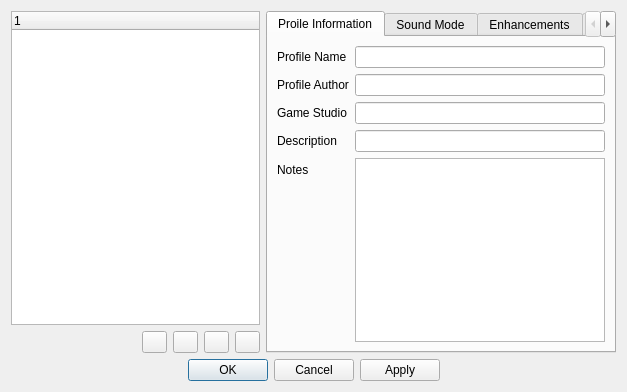
<?xml version="1.0" encoding="UTF-8"?>
<ui version="4.0">
 <class>ProfileSettingsWindow</class>
 <widget class="QDialog" name="ProfileSettingsWindow">
  <property name="geometry">
   <rect>
    <x>0</x>
    <y>0</y>
    <width>627</width>
    <height>392</height>
   </rect>
  </property>
  <property name="windowTitle">
   <string>Dialog</string>
  </property>
  <layout class="QVBoxLayout" name="verticalLayout">
   <item>
    <layout class="QHBoxLayout" name="horizontalLayout">
     <item>
      <layout class="QVBoxLayout" name="verticalLayout_2">
       <item>
        <widget class="QTreeWidget" name="treeWidget">
         <property name="columnCount">
          <number>1</number>
         </property>
         <column>
          <property name="text">
           <string notr="true">1</string>
          </property>
         </column>
        </widget>
       </item>
       <item>
        <layout class="QHBoxLayout" name="horizontalLayout_2">
         <item>
          <spacer name="horizontalSpacer">
           <property name="orientation">
            <enum>Qt::Orientation::Horizontal</enum>
           </property>
           <property name="sizeHint" stdset="0">
            <size>
             <width>40</width>
             <height>20</height>
            </size>
           </property>
          </spacer>
         </item>
         <item>
          <widget class="QPushButton" name="pushButton">
           <property name="maximumSize">
            <size>
             <width>25</width>
             <height>25</height>
            </size>
           </property>
           <property name="toolTip">
            <string>Create new profile.</string>
           </property>
           <property name="text">
            <string/>
           </property>
           <property name="icon">
            <iconset resource="resources/resources.qrc">
             <normaloff>:/icons/profile-create.ico</normaloff>:/icons/profile-create.ico</iconset>
           </property>
           <property name="flat">
            <bool>false</bool>
           </property>
          </widget>
         </item>
         <item>
          <widget class="QPushButton" name="pushButton_2">
           <property name="maximumSize">
            <size>
             <width>25</width>
             <height>25</height>
            </size>
           </property>
           <property name="toolTip">
            <string>Duplicate the current profile.</string>
           </property>
           <property name="text">
            <string/>
           </property>
           <property name="icon">
            <iconset resource="resources/resources.qrc">
             <normaloff>:/icons/profile-duplicate.ico</normaloff>:/icons/profile-duplicate.ico</iconset>
           </property>
          </widget>
         </item>
         <item>
          <widget class="QPushButton" name="pushButton_3">
           <property name="maximumSize">
            <size>
             <width>25</width>
             <height>25</height>
            </size>
           </property>
           <property name="toolTip">
            <string>Delete the current profile.</string>
           </property>
           <property name="text">
            <string/>
           </property>
           <property name="icon">
            <iconset resource="resources/resources.qrc">
             <normaloff>:/icons/profile-delete.ico</normaloff>:/icons/profile-delete.ico</iconset>
           </property>
          </widget>
         </item>
         <item>
          <widget class="QPushButton" name="pushButton_4">
           <property name="maximumSize">
            <size>
             <width>25</width>
             <height>25</height>
            </size>
           </property>
           <property name="toolTip">
            <string>Load the selected profile.</string>
           </property>
           <property name="text">
            <string/>
           </property>
           <property name="icon">
            <iconset resource="resources/resources.qrc">
             <normaloff>:/icons/profile-select.ico</normaloff>:/icons/profile-select.ico</iconset>
           </property>
          </widget>
         </item>
        </layout>
       </item>
      </layout>
     </item>
     <item>
      <widget class="QTabWidget" name="tabWidget">
       <property name="currentIndex">
        <number>0</number>
       </property>
       <widget class="QWidget" name="tab_4">
        <attribute name="title">
         <string>Proile Information</string>
        </attribute>
        <layout class="QFormLayout" name="formLayout_3">
         <item row="1" column="0">
          <widget class="QLabel" name="label_2">
           <property name="text">
            <string>Profile Author</string>
           </property>
          </widget>
         </item>
         <item row="1" column="1">
          <widget class="QLineEdit" name="lineEditProfileAuthor"/>
         </item>
         <item row="3" column="0">
          <widget class="QLabel" name="label_3">
           <property name="text">
            <string>Description</string>
           </property>
          </widget>
         </item>
         <item row="3" column="1">
          <widget class="QLineEdit" name="lineEditDescription"/>
         </item>
         <item row="4" column="1">
          <widget class="QPlainTextEdit" name="plainTextEditNotes"/>
         </item>
         <item row="4" column="0">
          <widget class="QLabel" name="label_4">
           <property name="text">
            <string>Notes</string>
           </property>
          </widget>
         </item>
         <item row="2" column="0">
          <widget class="QLabel" name="label_5">
           <property name="text">
            <string>Game Studio</string>
           </property>
          </widget>
         </item>
         <item row="2" column="1">
          <widget class="QLineEdit" name="lineEditGameStudio"/>
         </item>
         <item row="0" column="1">
          <widget class="QLineEdit" name="lineEditProfileName"/>
         </item>
         <item row="0" column="0">
          <widget class="QLabel" name="label_9">
           <property name="text">
            <string>Profile Name</string>
           </property>
          </widget>
         </item>
        </layout>
       </widget>
       <widget class="QWidget" name="tab_2">
        <attribute name="title">
         <string>Sound Mode</string>
        </attribute>
        <layout class="QFormLayout" name="formLayout_2">
         <item row="0" column="0">
          <widget class="QCheckBox" name="checkBoxVol">
           <property name="text">
            <string>Manual PCM volume</string>
           </property>
          </widget>
         </item>
         <item row="0" column="1">
          <widget class="QSpinBox" name="spinBoxVol">
           <property name="maximum">
            <number>15</number>
           </property>
          </widget>
         </item>
         <item row="1" column="0">
          <widget class="QCheckBox" name="checkBoxRev">
           <property name="text">
            <string>Manual reverb depth</string>
           </property>
          </widget>
         </item>
         <item row="2" column="0">
          <widget class="QCheckBox" name="checkBoxFreq">
           <property name="text">
            <string>Manual PCM frequency</string>
           </property>
          </widget>
         </item>
         <item row="3" column="0">
          <widget class="QCheckBox" name="checkBoxChn">
           <property name="text">
            <string>Manual PCM channels</string>
           </property>
          </widget>
         </item>
         <item row="1" column="1">
          <widget class="QSpinBox" name="spinBoxRev">
           <property name="maximum">
            <number>127</number>
           </property>
          </widget>
         </item>
         <item row="3" column="1">
          <widget class="QSpinBox" name="spinBoxChn">
           <property name="minimum">
            <number>1</number>
           </property>
           <property name="maximum">
            <number>12</number>
           </property>
          </widget>
         </item>
         <item row="4" column="0">
          <widget class="QCheckBox" name="checkBoxDac">
           <property name="text">
            <string>Manual DAC config</string>
           </property>
          </widget>
         </item>
         <item row="4" column="1">
          <widget class="QComboBox" name="comboBoxDac"/>
         </item>
         <item row="2" column="1">
          <widget class="QComboBox" name="comboBoxFreq"/>
         </item>
        </layout>
       </widget>
       <widget class="QWidget" name="tab_5">
        <attribute name="title">
         <string>Enhancements</string>
        </attribute>
        <layout class="QGridLayout" name="gridLayout_2">
         <item row="5" column="0">
          <widget class="QLabel" name="label_14">
           <property name="layoutDirection">
            <enum>Qt::LayoutDirection::LeftToRight</enum>
           </property>
           <property name="text">
            <string>Accurate CH3 Quantization</string>
           </property>
          </widget>
         </item>
         <item row="6" column="0">
          <widget class="QLabel" name="label_15">
           <property name="text">
            <string>Accurate CH3 Volume</string>
           </property>
          </widget>
         </item>
         <item row="1" column="0">
          <widget class="QLabel" name="label_11">
           <property name="text">
            <string>PCM Resampler (fixed)</string>
           </property>
          </widget>
         </item>
         <item row="6" column="1">
          <widget class="QCheckBox" name="checkBoxCh3Vol">
           <property name="text">
            <string/>
           </property>
          </widget>
         </item>
         <item row="7" column="1">
          <widget class="QCheckBox" name="checkBoxPsgSus">
           <property name="text">
            <string/>
           </property>
          </widget>
         </item>
         <item row="2" column="0">
          <widget class="QLabel" name="label_12">
           <property name="text">
            <string>Reverb Algorithm</string>
           </property>
          </widget>
         </item>
         <item row="1" column="2">
          <widget class="QPushButton" name="pushButtonResTypeFixed">
           <property name="text">
            <string>Reset</string>
           </property>
          </widget>
         </item>
         <item row="7" column="0">
          <widget class="QLabel" name="label_16">
           <property name="text">
            <string>Emulate PSG Sustain Bug</string>
           </property>
          </widget>
         </item>
         <item row="2" column="1">
          <widget class="QComboBox" name="comboBoxRevAlgo"/>
         </item>
         <item row="7" column="2">
          <widget class="QPushButton" name="pushButtonPsgSus">
           <property name="text">
            <string>Reset</string>
           </property>
          </widget>
         </item>
         <item row="6" column="2">
          <widget class="QPushButton" name="pushButtonCh3Vol">
           <property name="text">
            <string>Reset</string>
           </property>
          </widget>
         </item>
         <item row="0" column="0">
          <widget class="QLabel" name="label_10">
           <property name="text">
            <string>PCM Resampler (normal)</string>
           </property>
          </widget>
         </item>
         <item row="0" column="2">
          <widget class="QPushButton" name="pushButtonResTypeNormal">
           <property name="text">
            <string>Reset</string>
           </property>
          </widget>
         </item>
         <item row="2" column="2">
          <widget class="QPushButton" name="pushButtonRevAlgo">
           <property name="text">
            <string>Reset</string>
           </property>
          </widget>
         </item>
         <item row="5" column="1">
          <widget class="QCheckBox" name="checkBoxCh3Quant">
           <property name="text">
            <string/>
           </property>
          </widget>
         </item>
         <item row="5" column="2">
          <widget class="QPushButton" name="pushButtonCh3Quant">
           <property name="text">
            <string>Reset</string>
           </property>
          </widget>
         </item>
         <item row="1" column="1">
          <widget class="QComboBox" name="comboBoxResTypeFixed"/>
         </item>
         <item row="3" column="2">
          <widget class="QPushButton" name="pushButtonDmaBufLen">
           <property name="text">
            <string>Reset</string>
           </property>
          </widget>
         </item>
         <item row="3" column="1">
          <widget class="QSpinBox" name="spinBoxDmaBufLen">
           <property name="minimum">
            <number>1584</number>
           </property>
           <property name="maximum">
            <number>32768</number>
           </property>
           <property name="value">
            <number>1584</number>
           </property>
          </widget>
         </item>
         <item row="0" column="1">
          <widget class="QComboBox" name="comboBoxResTypeNormal"/>
         </item>
         <item row="3" column="0">
          <widget class="QLabel" name="label_13">
           <property name="text">
            <string>DMA PCM Buffer Size</string>
           </property>
          </widget>
         </item>
         <item row="4" column="0">
          <widget class="QLabel" name="label_17">
           <property name="text">
            <string>PSG Polyphony</string>
           </property>
          </widget>
         </item>
         <item row="4" column="1">
          <widget class="QComboBox" name="comboBoxPsgPoly"/>
         </item>
         <item row="4" column="2">
          <widget class="QPushButton" name="pushButtonPsgPoly">
           <property name="text">
            <string>Reset</string>
           </property>
          </widget>
         </item>
        </layout>
       </widget>
       <widget class="QWidget" name="tab">
        <attribute name="title">
         <string>Game Tables</string>
        </attribute>
        <layout class="QVBoxLayout" name="verticalLayout_4">
         <item>
          <widget class="QGroupBox" name="groupBox">
           <property name="toolTip">
            <string>Manually specify songtable properties. Change with caution!</string>
           </property>
           <property name="title">
            <string>Songtable</string>
           </property>
           <layout class="QFormLayout" name="formLayout">
            <item row="0" column="0">
             <widget class="QCheckBox" name="checkBoxSongTable">
              <property name="toolTip">
               <string>Enable to not use the automatic songtable scanner. Requires the songtable's position.</string>
              </property>
              <property name="text">
               <string>Manual songtable position</string>
              </property>
             </widget>
            </item>
            <item row="1" column="0">
             <widget class="QCheckBox" name="checkBoxSongCount">
              <property name="toolTip">
               <string>Enable to not use the automatic songtable scanner. Requires the amount of songs the song table contains.</string>
              </property>
              <property name="text">
               <string>Manual song count</string>
              </property>
             </widget>
            </item>
            <item row="1" column="1">
             <widget class="QSpinBox" name="spinBoxSongCount">
              <property name="maximum">
               <number>65534</number>
              </property>
             </widget>
            </item>
            <item row="2" column="0">
             <widget class="QLabel" name="label">
              <property name="toolTip">
               <string>Specify which songtable to load if the game contains multiple. Only applicable for automatic songtable position.</string>
              </property>
              <property name="text">
               <string>Songtable index</string>
              </property>
             </widget>
            </item>
            <item row="2" column="1">
             <widget class="QSpinBox" name="spinBoxTableIndex">
              <property name="maximum">
               <number>8</number>
              </property>
             </widget>
            </item>
            <item row="0" column="1">
             <widget class="QSpinBox" name="spinBoxSongTable">
              <property name="prefix">
               <string notr="true">0x</string>
              </property>
              <property name="maximum">
               <number>33554424</number>
              </property>
              <property name="singleStep">
               <number>4</number>
              </property>
              <property name="displayIntegerBase">
               <number>16</number>
              </property>
             </widget>
            </item>
           </layout>
          </widget>
         </item>
         <item>
          <widget class="QGroupBox" name="groupBoxPlayerTable">
           <property name="toolTip">
            <string>Enable to manually specify the music player config. Change with caution!</string>
           </property>
           <property name="title">
            <string>Custom Playertable</string>
           </property>
           <property name="checkable">
            <bool>true</bool>
           </property>
           <property name="checked">
            <bool>false</bool>
           </property>
           <layout class="QGridLayout" name="gridLayout">
            <item row="1" column="3">
             <widget class="QPushButton" name="pushButtonPlayerRemove">
              <property name="text">
               <string/>
              </property>
              <property name="icon">
               <iconset resource="resources/resources.qrc">
                <normaloff>:/icons/playlist-remove.ico</normaloff>:/icons/playlist-remove.ico</iconset>
              </property>
             </widget>
            </item>
            <item row="1" column="1">
             <spacer name="horizontalSpacer_3">
              <property name="orientation">
               <enum>Qt::Orientation::Horizontal</enum>
              </property>
              <property name="sizeHint" stdset="0">
               <size>
                <width>40</width>
                <height>20</height>
               </size>
              </property>
             </spacer>
            </item>
            <item row="1" column="2">
             <widget class="QPushButton" name="pushButtonPlayerAdd">
              <property name="text">
               <string/>
              </property>
              <property name="icon">
               <iconset resource="resources/resources.qrc">
                <normaloff>:/icons/playlist-add.ico</normaloff>:/icons/playlist-add.ico</iconset>
              </property>
             </widget>
            </item>
            <item row="1" column="0">
             <widget class="QLabel" name="label_6">
              <property name="text">
               <string>Player Count: 0</string>
              </property>
             </widget>
            </item>
            <item row="0" column="0" colspan="4">
             <widget class="QTableWidget" name="tableWidgetPlayers"/>
            </item>
           </layout>
          </widget>
         </item>
        </layout>
       </widget>
       <widget class="QWidget" name="tab_3">
        <attribute name="title">
         <string>Profile Assignment</string>
        </attribute>
        <layout class="QGridLayout" name="gridLayout_3">
         <item row="2" column="0">
          <widget class="QPushButton" name="pushButtonCodeAdd">
           <property name="text">
            <string/>
           </property>
           <property name="icon">
            <iconset resource="resources/resources.qrc">
             <normaloff>:/icons/playlist-add.ico</normaloff>:/icons/playlist-add.ico</iconset>
           </property>
          </widget>
         </item>
         <item row="0" column="0">
          <spacer name="verticalSpacer">
           <property name="orientation">
            <enum>Qt::Orientation::Vertical</enum>
           </property>
           <property name="sizeHint" stdset="0">
            <size>
             <width>20</width>
             <height>40</height>
            </size>
           </property>
          </spacer>
         </item>
         <item row="1" column="0">
          <widget class="QLabel" name="label_7">
           <property name="toolTip">
            <string>Load this profile if the game matches a game code in the list.</string>
           </property>
           <property name="text">
            <string>Game Codes</string>
           </property>
          </widget>
         </item>
         <item row="6" column="1">
          <widget class="QLineEdit" name="lineEditMagicBytes">
           <property name="toolTip">
            <string/>
           </property>
          </widget>
         </item>
         <item row="3" column="0">
          <widget class="QPushButton" name="pushButtonCodeRemove">
           <property name="text">
            <string/>
           </property>
           <property name="icon">
            <iconset resource="resources/resources.qrc">
             <normaloff>:/icons/playlist-remove.ico</normaloff>:/icons/playlist-remove.ico</iconset>
           </property>
          </widget>
         </item>
         <item row="6" column="0">
          <widget class="QLabel" name="label_8">
           <property name="toolTip">
            <string>Magic bytes uniquely identify this profile. If agbplay finds theis byte string in the ROM, it will automatically load this profile instead of other profiles.</string>
           </property>
           <property name="text">
            <string>Magic Bytes</string>
           </property>
          </widget>
         </item>
         <item row="4" column="0">
          <spacer name="verticalSpacer_2">
           <property name="orientation">
            <enum>Qt::Orientation::Vertical</enum>
           </property>
           <property name="sizeHint" stdset="0">
            <size>
             <width>20</width>
             <height>40</height>
            </size>
           </property>
          </spacer>
         </item>
         <item row="0" column="1" rowspan="5">
          <widget class="QListWidget" name="listWidgetGameCodes"/>
         </item>
        </layout>
       </widget>
      </widget>
     </item>
    </layout>
   </item>
   <item>
    <widget class="QDialogButtonBox" name="buttonBox">
     <property name="orientation">
      <enum>Qt::Orientation::Horizontal</enum>
     </property>
     <property name="standardButtons">
      <set>QDialogButtonBox::StandardButton::Apply|QDialogButtonBox::StandardButton::Cancel|QDialogButtonBox::StandardButton::Ok</set>
     </property>
     <property name="centerButtons">
      <bool>true</bool>
     </property>
    </widget>
   </item>
  </layout>
 </widget>
 <tabstops>
  <tabstop>treeWidget</tabstop>
  <tabstop>pushButton</tabstop>
  <tabstop>pushButton_2</tabstop>
  <tabstop>pushButton_3</tabstop>
  <tabstop>pushButton_4</tabstop>
  <tabstop>tabWidget</tabstop>
  <tabstop>lineEditProfileName</tabstop>
  <tabstop>lineEditProfileAuthor</tabstop>
  <tabstop>lineEditGameStudio</tabstop>
  <tabstop>lineEditDescription</tabstop>
  <tabstop>plainTextEditNotes</tabstop>
  <tabstop>checkBoxVol</tabstop>
  <tabstop>spinBoxVol</tabstop>
  <tabstop>checkBoxRev</tabstop>
  <tabstop>checkBoxFreq</tabstop>
  <tabstop>checkBoxChn</tabstop>
  <tabstop>spinBoxRev</tabstop>
  <tabstop>spinBoxChn</tabstop>
  <tabstop>checkBoxDac</tabstop>
  <tabstop>comboBoxDac</tabstop>
  <tabstop>comboBoxFreq</tabstop>
  <tabstop>checkBoxSongTable</tabstop>
  <tabstop>checkBoxSongCount</tabstop>
  <tabstop>spinBoxSongCount</tabstop>
  <tabstop>spinBoxTableIndex</tabstop>
  <tabstop>groupBoxPlayerTable</tabstop>
  <tabstop>pushButtonPlayerRemove</tabstop>
  <tabstop>pushButtonPlayerAdd</tabstop>
  <tabstop>tableWidgetPlayers</tabstop>
  <tabstop>listWidgetGameCodes</tabstop>
  <tabstop>lineEditMagicBytes</tabstop>
 </tabstops>
 <resources>
  <include location="resources/resources.qrc"/>
 </resources>
 <connections>
  <connection>
   <sender>buttonBox</sender>
   <signal>accepted()</signal>
   <receiver>ProfileSettingsWindow</receiver>
   <slot>accept()</slot>
   <hints>
    <hint type="sourcelabel">
     <x>248</x>
     <y>254</y>
    </hint>
    <hint type="destinationlabel">
     <x>157</x>
     <y>274</y>
    </hint>
   </hints>
  </connection>
  <connection>
   <sender>buttonBox</sender>
   <signal>rejected()</signal>
   <receiver>ProfileSettingsWindow</receiver>
   <slot>reject()</slot>
   <hints>
    <hint type="sourcelabel">
     <x>316</x>
     <y>260</y>
    </hint>
    <hint type="destinationlabel">
     <x>286</x>
     <y>274</y>
    </hint>
   </hints>
  </connection>
 </connections>
</ui>
